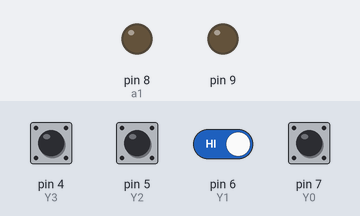
The sketch below on a simulated Arduino Uno, built with avr-gcc and run on an emulated ATmega328P. Shown: output pins drawn as LEDs (lit = HIGH). Inputs (shaded band) come from the test bench; at power-on: pin 4 (Y3), pin 5 (Y2), pin 6 (Y1), pin 7 (Y0) HIGH.

Above: at 1.2 s.
1.3 s: pin 7 (Y0) pulled LOW for 0.15 s
At 1.37 s:
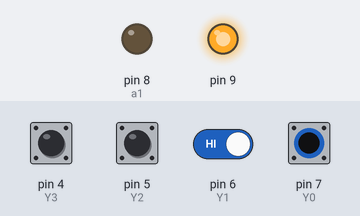
2.9 s: pin 6 (Y1) driven LOW and pin 7 (Y0) driven LOW
At 3.2 s:
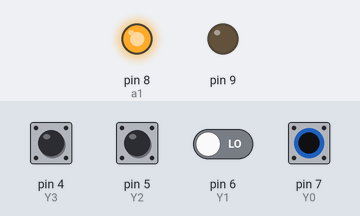
4.4 s: pin 5 (Y2) pulled LOW for 0.15 s
At 4.47 s:
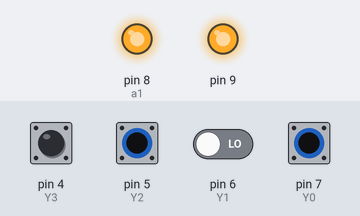
6.0 s: pin 6 (Y1) driven HIGH
At 6.8 s:
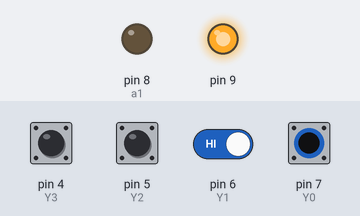
7.5 s: pin 6 (Y1) driven LOW
At 7.9 s:
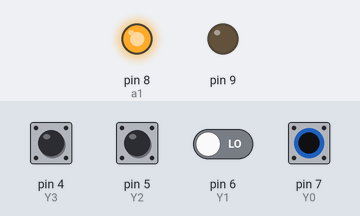
Timing chart, 0 to 10.0 s (numbered marks = the images above; inputs shaded):
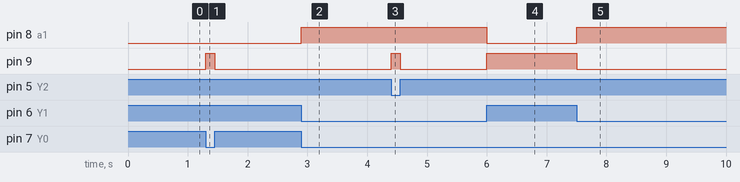

Measured:
- after the input at 1.3 s, pin 9: LOW → HIGH at once, → LOW 0.15 s later
- after the input at 2.9 s, pin 8 (a1): LOW → HIGH at once
- after the input at 4.4 s, pin 9: LOW → HIGH at once, → LOW 0.15 s later
- after the input at 6.0 s, pin 8 (a1): HIGH → LOW at once; pin 9: LOW → HIGH at once
- after the input at 7.5 s, pin 8 (a1): LOW → HIGH at once; pin 9: HIGH → LOW at once

The sketch:

CODIDICADOR4A2PRIORIDADDESC.ino
```cpp
//Autor:Dario Jorge Iglesias
boolean a0,a1,Y0,Y1,Y2,Y3;
void setup(){  //Configuración I/O
 pinMode(4,INPUT_PULLUP);//Y3
 pinMode(5,INPUT_PULLUP);//Y2
 pinMode(6,INPUT_PULLUP);//Y1
 pinMode(7,INPUT_PULLUP);//Y0
 pinMode(8,OUTPUT);//a1
 pinMode(9,OUTPUT);}//a0
 void loop(){//ciclo infinito
 Y3=digitalRead(4);
 Y2=digitalRead(5);
 Y1=digitalRead(6);
 Y0=digitalRead(7);
 a1=(Y2&!Y1&!Y0)|(Y3&!Y1&!Y0);
 a0=(Y3&!Y2&!Y0)|(Y1&!Y0);
 digitalWrite(8,a1);
 digitalWrite(9,a0);}
```
